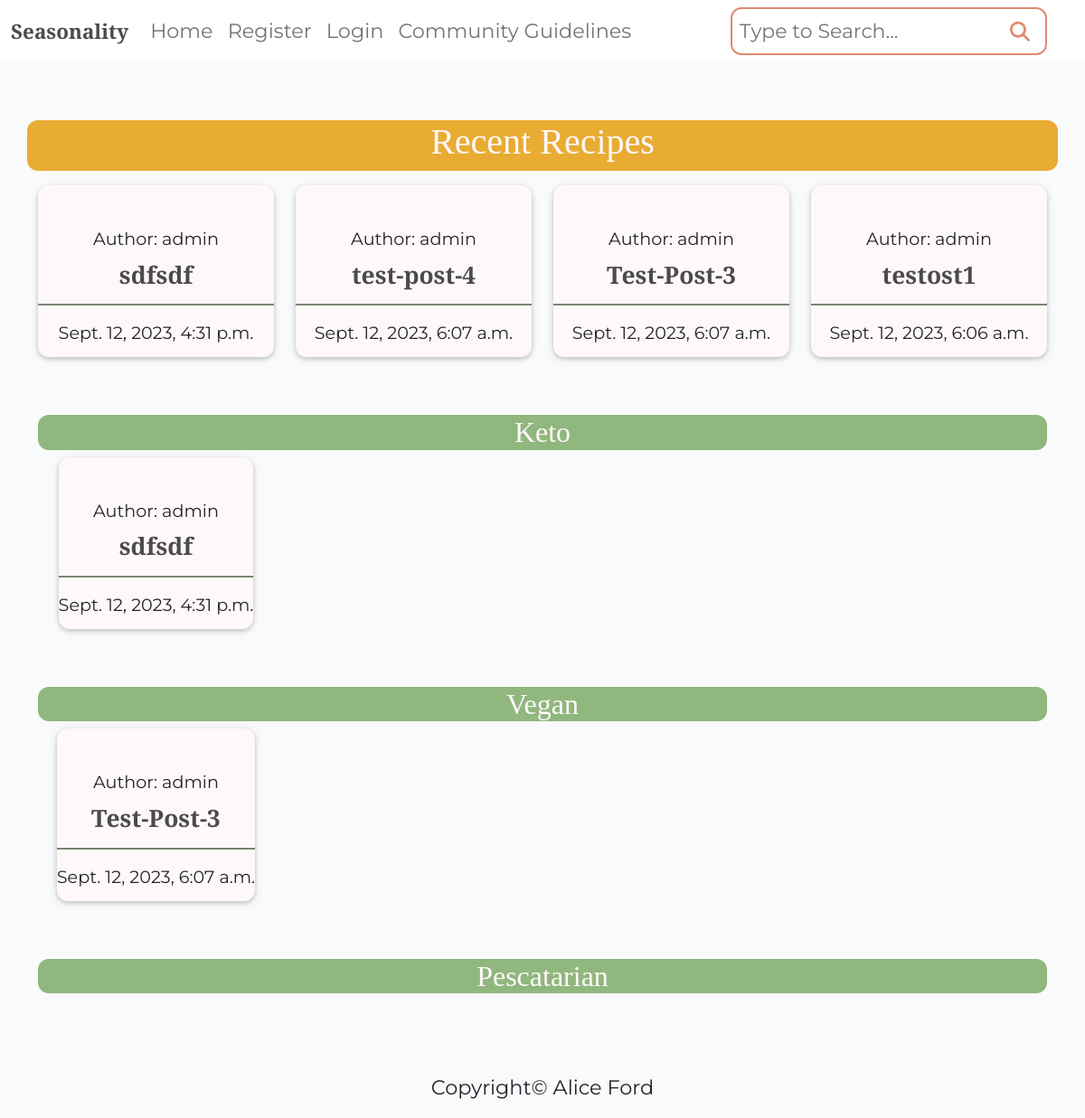
The page / on the database its author committed.
### recipebook/models.py (models this page shows, shortened)
class Recipe(models.Model):
    class NewManager(models.Manager):
        def get_queryset(self):
            return super().get_queryset() .filter()
    title = models.CharField(max_length=200, unique=True)
    slug = models.SlugField(max_length=200, unique=True)
    author = models.ForeignKey(
        User, on_delete=models.CASCADE, related_name="recipes"
    )
    diet = models.ForeignKey(
        Diet, on_delete=models.CASCADE, default=True, null=False)
    season = models.ForeignKey(
        Season, on_delete=models.CASCADE, default=True, null=False)
    featured_image = CloudinaryField('image', default='placeholder')
    updated_on = models.DateTimeField(auto_now=True)
    content = models.TextField()
    created_on = models.DateTimeField(auto_now_add=True)
    status = models.IntegerField(choices=STATUS, default=0)
    ingredients = models.TextField(default='placeholder')
    calories = models.IntegerField(default=0)
    fat = models.IntegerField(default=0)
    protein = models.IntegerField(default=0)
    carbs = models.IntegerField(default=0)
    servs = models.IntegerField(default=0)
    favourites = models.ManyToManyField(
        User, related_name='favourite', default=None, blank=True)
    objects = models.Manager()
    newmanager = NewManager()
    class Meta:
        ordering = ["-created_on"]

class Diet(models.Model):
    name = models.CharField(max_length=100)

### recipebook/views.py (the view)
class IndexView(TemplateView):  # Home page view code inspired by CI
    template_name = 'index.html'
    paginate_by = 4
    def get_context_data(self, **kwargs):
        context = super().get_context_data(**kwargs)
        recipes = Recipe.objects.filter(status=1)
        diets = Diet.objects.all()
        paginator = Paginator(recipes, self.paginate_by)
        page = self.request.GET.get('page')
        recipes_page = paginator.get_page(page)
        context['recipes'] = recipes_page
        context['diets'] = diets
        return context

### templates/index.html (shortened to what this page needs)
{% extends "base/base.html" %}
{% block content %}
<div class="container-fluid">
    <div class="container text-center my-3">
        <div class="row py-5">
            <div class="text-center recent-background mb-3">
                <h1>Recent Recipes</h1>
            </div>
            {% for recipe in recipes %}
            <div class="col-md-3">
                <div class="card md-3">
                    <a href="{% url 'recipe_detail' recipe.slug  %}" class="recipe-link">
                        <div class="card-body">
                            <div class="image-flash">
                                <p class="author">Author: {{ recipe.author }}</p>
                            </div>
                        </div>
                        <h3 class="card-title">{{ recipe.title }}</h3>
                        <hr class="card-hr">
                        <p class="card-text text-muted-6">{{ recipe.created_on }}</p>
                    </a>
                </div>
            </div>
            {% endfor %}
        </div>
    </div>
</div>
{% for diet in diets|slice:":3" %}
<div class="container-fluid">
    <div class="container my-3">
        <div class="text-center diet-background">
            <h2 class="text-center">{{ diet.name }}</h2>
        </div>
        <div class="row pb-5 mt-2">
            {% for recipe in diet.recipe_set.all|slice:":4" %}
            {% if recipe.status %}
            <div class="col-md-3 d-flex flex-row text-center">
                <div class="card mx-auto">
                    <a href="{% url 'recipe_detail' recipe.slug  %}" class="recipe-link">
                        <div class="card-body">
                            <div class="image-flash">
                                <p class="author">Author: {{ recipe.author }}</p>
                            </div>
                        </div>
                        <h3 class="card-title">{{ recipe.title }}</h3>
                        <hr class="card-hr">
                        <p class="card-text text-muted-6">{{ recipe.created_on }}</p>
                    </a>
                </div>
            </div>
            {% endif %}
            {% endfor %}
        </div>
    </div>
</div>
{% endfor %}
{% endblock %}

### static/css/style.css (style rules this page uses)
body { background-color: #F9FAFC; overflow-x: hidden; font-family: 'Montserrat', sans-serif; }
.main-bg { background-image: url('https://res.cloudinary.com/dnyfx3g7s/image/upload/v1694383930/background_seasonality.svg'); background-attachment: fixed; background-repeat: no-repeat; background-size: cover; background-position: center; }
p, ul, li { font-family: 'Montserrat', sans-serif; font-size: 1.4rem; color: #212529; }
a { font-family: 'Montserrat', sans-serif; color: #212529; }
h1, h2, h3, h4, h5, h6 { font-family: 'Playfair Display', serif; color: #4A4A4F; }
.card { border: none; background-color: transparent; }
.recipe-link { text-decoration: none; }
.diet-background { background-color: #90b77d; border-radius: 12px; }
.recent-background { background-color: #E8AC33; border-radius: 12px; }
.recent-background h1, h2 { color: #fff8f9; }
.card { display: block; padding-bottom: 12px; background-color: #fff8f9; border-radius: 12px; box-shadow: 0 2px 5px 0 rgba(0, 0, 0, 0.16), 0 2px 10px 0 rgba(0, 0, 0, 0.12); transition: box-shadow .25s; }
.author { margin: 5px 0 -6px 0; font-size: 1.2rem }
.card-text { font-size: 1.2rem }
.card-hr { border: 1.5px solid #5a6950; opacity: .8; }
.card-title { margin-top: 0px; font-weight: 600; font-size: 1.65em; }
.container-fluid { max-width: 100%; }

### rows shown on the page
Recipe: author "admin", title "sdfsdf", created_on "Sept. 12, 2023, 4:31 p.m."
Recipe: author "admin", title "test-post-4", created_on "Sept. 12, 2023, 6:07 a.m."
Recipe: author "admin", title "Test-Post-3", created_on "Sept. 12, 2023, 6:07 a.m."
Recipe: author "admin", title "testost1", created_on "Sept. 12, 2023, 6:06 a.m."
Diet: name "Keto"
Diet: name "Vegan"
Diet: name "Pescatarian"
